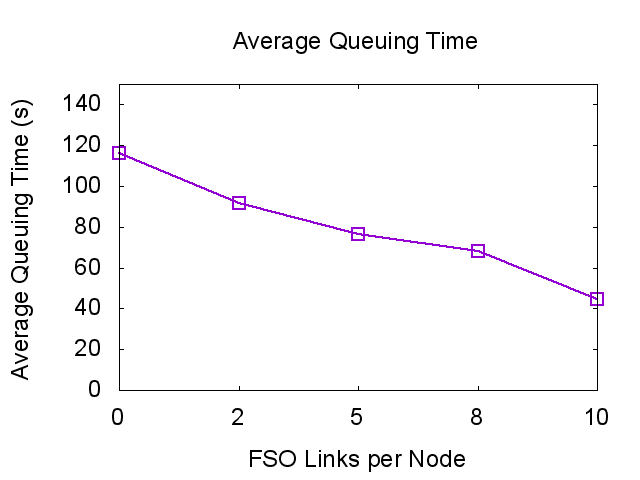

gnuplot code for this plot:
set yrange [0:150]
set xlabel "FSO Links per Node"
set ylabel "Average Queuing Time (s)"
#set key top right
unset key
#set title "Average Queuing Time"

plot  'C:\Users\smallcat\Dropbox\eclipse\common_workspace\HPCSim\torus-constant-fso-links-per-node\5dtorus-avg-queue-time.txt' using 2:xtic(1) with linespoints linewidth 2 pointtype 4 pointsize 2 

#set terminal png 18         # gnuplot recommends setting terminal before output
#set output 'C:\Users\smallcat\Dropbox\eclipse\common_workspace\HPCSim\torus-constant-fso-links-per-node\5dtorus-avg-queue-time.png'  

set term post eps color 20      
set output 'C:\Users\smallcat\Dropbox\eclipse\common_workspace\HPCSim\torus-constant-fso-links-per-node\5dtorus-avg-queue-time.eps'  
replot
